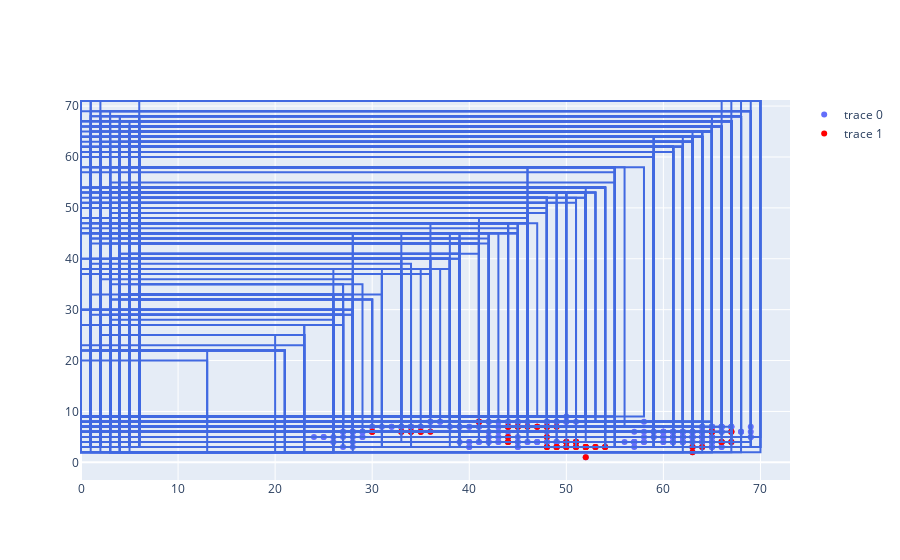

Write notebook code for a chart like this one.
### Code cell
import plotly.graph_objects as go
from plotly.subplots import make_subplots

draw_device = "HomeOffice"
c_point = [[],[]]
missed_point = [[], []]
for c in conflict_device[draw_device]:
    coor = ctx_info.get_coor_by_ctx(c["ctx"])
    c_point[0].append(coor[0])
    c_point[1].append(coor[1])
for c in missed_gt_conflicts[draw_device]:
    coor = ctx_info.get_coor_by_ctx(c["ctx"])
    missed_point[0].append(coor[0])
    missed_point[1].append(coor[1])
fig = go.Figure(data=go.Scatter(x=c_point[0], y=c_point[1], mode="markers"))
fig.add_trace(go.Scatter(x=missed_point[0], y=missed_point[1], mode="markers", marker=dict(color="red")))

for c in final_conflicts[draw_device]:
    fig.add_shape(type="rect",
        x0=c["box"][0], y0=c["box"][1], x1=c["box"][2], y1=c["box"][3],
        line=dict(color="RoyalBlue"),
    )
fig.show()

### Figure 1 — Plotly figure (JSON) as saved in the notebook; plotly's stock layout.template omitted (floating-point values rounded to 4 significant figures; data arrays with more than 128 entries replaced by an {"elided": "..."} marker saying what was removed)
{"data": [{"mode": "markers", "type": "scatter", "x": {"elided": "319 int values"}, "y": {"elided": "319 int values"}}, {"marker": {"color": "red"}, "mode": "markers", "type": "scatter", "x": [47, 47, 41, 41, 44, 44, 45, 45, 46, 49, 48, 48, 67, 67, 66, 66, 67, 65, 65, 65, 51, 30, 30, 33, 33, 34, 34, 35, 35, 36, 44, 44, 48, 48, 49, 49, 49, 50, 50, 51, 51, 52, 52, 52, 52, 53, 53, 54, 54, 50, 50, 51, 51, 44, 48, 63, 64, 63, 52], "y": [7, 7, 8, 8, 7, 7, 7, 7, 7, 7, 7, 7, 6, 6, 4, 4, 4, 6, 6, 6, 4, 6, 6, 6, 6, 6, 6, 6, 6, 6, 4, 4, 3, 3, 3, 3, 3, 3, 3, 3, 3, 3, 3, 3, 3, 3, 3, 3, 3, 4, 4, 4, 4, 5, 5, 3, 3, 2, 1]}], "layout": {"shapes": [{"line": {"color": "RoyalBlue"}, "type": "rect", "x0": 63, "x1": 6, "y0": 4, "y1": 63}, {"line": {"color": "RoyalBlue"}, "type": "rect", "x0": 63, "x1": 0, "y0": 4, "y1": 63}, {"line": {"color": "RoyalBlue"}, "type": "rect", "x0": 63, "x1": 0, "y0": 7, "y1": 64}, {"line": {"color": "RoyalBlue"}, "type": "rect", "x0": 63, "x1": 0, "y0": 3, "y1": 64}, {"line": {"color": "RoyalBlue"}, "type": "rect", "x0": 63, "x1": 1, "y0": 6, "y1": 64}, {"line": {"color": "RoyalBlue"}, "type": "rect", "x0": 63, "x1": 2, "y0": 7, "y1": 64}, {"line": {"color": "RoyalBlue"}, "type": "rect", "x0": 63, "x1": 2, "y0": 5, "y1": 63}, {"line": {"color": "RoyalBlue"}, "type": "rect", "x0": 63, "x1": 3, "y0": 5, "y1": 63}, {"line": {"color": "RoyalBlue"}, "type": "rect", "x0": 63, "x1": 4, "y0": 7, "y1": 63}, {"line": {"color": "RoyalBlue"}, "type": "rect", "x0": 63, "x1": 4, "y0": 6, "y1": 64}, {"line": {"color": "RoyalBlue"}, "type": "rect", "x0": 63, "x1": 4, "y0": 3, "y1": 63}, {"line": {"color": "RoyalBlue"}, "type": "rect", "x0": 63, "x1": 5, "y0": 3, "y1": 64}, {"line": {"color": "RoyalBlue"}, "type": "rect", "x0": 63, "x1": 5, "y0": 3, "y1": 63}, {"line": {"color": "RoyalBlue"}, "type": "rect", "x0": 63, "x1": 5, "y0": 6, "y1": 64}, {"line": {"color": "RoyalBlue"}, "type": "rect", "x0": 63, "x1": 5, "y0": 7, "y1": 63}, {"line": {"color": "RoyalBlue"}, "type": "rect", "x0": 63, "x1": 5, "y0": 7, "y1": 64}, {"line": {"color": "RoyalBlue"}, "type": "rect", "x0": 63, "x1": 6, "y0": 5, "y1": 64}, {"line": {"color": "RoyalBlue"}, "type": "rect", "x0": 63, "x1": 6, "y0": 3, "y1": 65}, {"line": {"color": "RoyalBlue"}, "type": "rect", "x0": 63, "x1": 6, "y0": 7, "y1": 64}, {"line": {"color": "RoyalBlue"}, "type": "rect", "x0": 64, "x1": 5, "y0": 4, "y1": 64}, {"line": {"color": "RoyalBlue"}, "type": "rect", "x0": 64, "x1": 6, "y0": 4, "y1": 64}, {"line": {"color": "RoyalBlue"}, "type": "rect", "x0": 64, "x1": 2, "y0": 5, "y1": 64}, {"line": {"color": "RoyalBlue"}, "type": "rect", "x0": 64, "x1": 6, "y0": 4, "y1": 65}, {"line": {"color": "RoyalBlue"}, "type": "rect", "x0": 64, "x1": 1, "y0": 7, "y1": 65}, {"line": {"color": "RoyalBlue"}, "type": "rect", "x0": 64, "x1": 0, "y0": 6, "y1": 64}, {"line": {"color": "RoyalBlue"}, "type": "rect", "x0": 64, "x1": 5, "y0": 7, "y1": 64}, {"line": {"color": "RoyalBlue"}, "type": "rect", "x0": 64, "x1": 5, "y0": 8, "y1": 65}, {"line": {"color": "RoyalBlue"}, "type": "rect", "x0": 64, "x1": 6, "y0": 8, "y1": 65}, {"line": {"color": "RoyalBlue"}, "type": "rect", "x0": 64, "x1": 4, "y0": 4, "y1": 64}, {"line": {"color": "RoyalBlue"}, "type": "rect", "x0": 64, "x1": 4, "y0": 7, "y1": 64}, {"line": {"color": "RoyalBlue"}, "type": "rect", "x0": 64, "x1": 4, "y0": 2, "y1": 64}, {"line": {"color": "RoyalBlue"}, "type": "rect", "x0": 64, "x1": 3, "y0": 8, "y1": 64}, {"line": {"color": "RoyalBlue"}, "type": "rect", "x0": 65, "x1": 1, "y0": 8, "y1": 66}, {"line": {"color": "RoyalBlue"}, "type": "rect", "x0": 65, "x1": 2, "y0": 5, "y1": 66}, {"line": {"color": "RoyalBlue"}, "type": "rect", "x0": 65, "x1": 1, "y0": 4, "y1": 65}, {"line": {"color": "RoyalBlue"}, "type": "rect", "x0": 65, "x1": 5, "y0": 6, "y1": 65}, {"line": {"color": "RoyalBlue"}, "type": "rect", "x0": 65, "x1": 0, "y0": 6, "y1": 66}, {"line": {"color": "RoyalBlue"}, "type": "rect", "x0": 65, "x1": 1, "y0": 6, "y1": 65}, {"line": {"color": "RoyalBlue"}, "type": "rect", "x0": 65, "x1": 4, "y0": 7, "y1": 66}, {"line": {"color": "RoyalBlue"}, "type": "rect", "x0": 65, "x1": 0, "y0": 8, "y1": 66}, {"line": {"color": "RoyalBlue"}, "type": "rect", "x0": 65, "x1": 4, "y0": 6, "y1": 65}, {"line": {"color": "RoyalBlue"}, "type": "rect", "x0": 65, "x1": 4, "y0": 4, "y1": 66}, {"line": {"color": "RoyalBlue"}, "type": "rect", "x0": 65, "x1": 5, "y0": 8, "y1": 66}, {"line": {"color": "RoyalBlue"}, "type": "rect", "x0": 65, "x1": 6, "y0": 5, "y1": 66}, {"line": {"color": "RoyalBlue"}, "type": "rect", "x0": 65, "x1": 2, "y0": 8, "y1": 66}, {"line": {"color": "RoyalBlue"}, "type": "rect", "x0": 65, "x1": 3, "y0": 2, "y1": 66}, {"line": {"color": "RoyalBlue"}, "type": "rect", "x0": 65, "x1": 0, "y0": 8, "y1": 65}, {"line": {"color": "RoyalBlue"}, "type": "rect", "x0": 65, "x1": 5, "y0": 4, "y1": 65}, {"line": {"color": "RoyalBlue"}, "type": "rect", "x0": 65, "x1": 2, "y0": 3, "y1": 66}, {"line": {"color": "RoyalBlue"}, "type": "rect", "x0": 66, "x1": 0, "y0": 7, "y1": 66}, {"line": {"color": "RoyalBlue"}, "type": "rect", "x0": 66, "x1": 5, "y0": 6, "y1": 66}, {"line": {"color": "RoyalBlue"}, "type": "rect", "x0": 66, "x1": 1, "y0": 4, "y1": 66}, {"line": {"color": "RoyalBlue"}, "type": "rect", "x0": 66, "x1": 1, "y0": 5, "y1": 66}, {"line": {"color": "RoyalBlue"}, "type": "rect", "x0": 66, "x1": 6, "y0": 4, "y1": 66}, {"line": {"color": "RoyalBlue"}, "type": "rect", "x0": 65, "x1": 6, "y0": 4, "y1": 66}, {"line": {"color": "RoyalBlue"}, "type": "rect", "x0": 67, "x1": 6, "y0": 4, "y1": 67}, {"line": {"color": "RoyalBlue"}, "type": "rect", "x0": 67, "x1": 0, "y0": 4, "y1": 67}, {"line": {"color": "RoyalBlue"}, "type": "rect", "x0": 65, "x1": 6, "y0": 7, "y1": 67}, {"line": {"color": "RoyalBlue"}, "type": "rect", "x0": 67, "x1": 1, "y0": 4, "y1": 67}, {"line": {"color": "RoyalBlue"}, "type": "rect", "x0": 67, "x1": 2, "y0": 3, "y1": 67}, {"line": {"color": "RoyalBlue"}, "type": "rect", "x0": 67, "x1": 0, "y0": 5, "y1": 67}, {"line": {"color": "RoyalBlue"}, "type": "rect", "x0": 67, "x1": 2, "y0": 5, "y1": 67}, {"line": {"color": "RoyalBlue"}, "type": "rect", "x0": 67, "x1": 3, "y0": 2, "y1": 67}, {"line": {"color": "RoyalBlue"}, "type": "rect", "x0": 67, "x1": 4, "y0": 4, "y1": 67}, {"line": {"color": "RoyalBlue"}, "type": "rect", "x0": 67, "x1": 4, "y0": 5, "y1": 67}, {"line": {"color": "RoyalBlue"}, "type": "rect", "x0": 65, "x1": 4, "y0": 2, "y1": 67}, {"line": {"color": "RoyalBlue"}, "type": "rect", "x0": 65, "x1": 0, "y0": 5, "y1": 67}, {"line": {"color": "RoyalBlue"}, "type": "rect", "x0": 68, "x1": 2, "y0": 5, "y1": 68}, {"line": {"color": "RoyalBlue"}, "type": "rect", "x0": 68, "x1": 2, "y0": 3, "y1": 68}, {"line": {"color": "RoyalBlue"}, "type": "rect", "x0": 68, "x1": 1, "y0": 4, "y1": 68}, {"line": {"color": "RoyalBlue"}, "type": "rect", "x0": 68, "x1": 1, "y0": 5, "y1": 68}, {"line": {"color": "RoyalBlue"}, "type": "rect", "x0": 68, "x1": 6, "y0": 4, "y1": 68}, {"line": {"color": "RoyalBlue"}, "type": "rect", "x0": 68, "x1": 6, "y0": 5, "y1": 68}, {"line": {"color": "RoyalBlue"}, "type": "rect", "x0": 65, "x1": 6, "y0": 3, "y1": 68}, {"line": {"color": "RoyalBlue"}, "type": "rect", "x0": 68, "x1": 3, "y0": 5, "y1": 68}, {"line": {"color": "RoyalBlue"}, "type": "rect", "x0": 68, "x1": 4, "y0": 2, "y1": 68}, {"line": {"color": "RoyalBlue"}, "type": "rect", "x0": 68, "x1": 4, "y0": 5, "y1": 68}, {"line": {"color": "RoyalBlue"}, "type": "rect", "x0": 69, "x1": 1, "y0": 3, "y1": 69}, {"line": {"color": "RoyalBlue"}, "type": "rect", "x0": 69, "x1": 2, "y0": 3, "y1": 69}, {"line": {"color": "RoyalBlue"}, "type": "rect", "x0": 69, "x1": 0, "y0": 5, "y1": 69}, {"line": {"color": "RoyalBlue"}, "type": "rect", "x0": 69, "x1": 3, "y0": 3, "y1": 69}, {"line": {"color": "RoyalBlue"}, "type": "rect", "x0": 70, "x1": 0, "y0": 2, "y1": 71}, {"line": {"color": "RoyalBlue"}, "type": "rect", "x0": 69, "x1": 6, "y0": 4, "y1": 71}, {"line": {"color": "RoyalBlue"}, "type": "rect", "x0": 67, "x1": 0, "y0": 6, "y1": 67}, {"line": {"color": "RoyalBlue"}, "type": "rect", "x0": 70, "x1": 1, "y0": 3, "y1": 71}, {"line": {"color": "RoyalBlue"}, "type": "rect", "x0": 70, "x1": 0, "y0": 5, "y1": 71}, {"line": {"color": "RoyalBlue"}, "type": "rect", "x0": 70, "x1": 2, "y0": 3, "y1": 71}, {"line": {"color": "RoyalBlue"}, "type": "rect", "x0": 66, "x1": 1, "y0": 6, "y1": 71}, {"line": {"color": "RoyalBlue"}, "type": "rect", "x0": 67, "x1": 5, "y0": 6, "y1": 67}, {"line": {"color": "RoyalBlue"}, "type": "rect", "x0": 68, "x1": 0, "y0": 5, "y1": 71}, {"line": {"color": "RoyalBlue"}, "type": "rect", "x0": 67, "x1": 0, "y0": 7, "y1": 71}, {"line": {"color": "RoyalBlue"}, "type": "rect", "x0": 26, "x1": 5, "y0": 4, "y1": 33}, {"line": {"color": "RoyalBlue"}, "type": "rect", "x0": 26, "x1": 5, "y0": 6, "y1": 33}, {"line": {"color": "RoyalBlue"}, "type": "rect", "x0": 26, "x1": 6, "y0": 3, "y1": 33}, {"line": {"color": "RoyalBlue"}, "type": "rect", "x0": 26, "x1": 2, "y0": 3, "y1": 38}, {"line": {"color": "RoyalBlue"}, "type": "rect", "x0": 26, "x1": 0, "y0": 2, "y1": 30}, {"line": {"color": "RoyalBlue"}, "type": "rect", "x0": 26, "x1": 4, "y0": 4, "y1": 33}, {"line": {"color": "RoyalBlue"}, "type": "rect", "x0": 27, "x1": 5, "y0": 7, "y1": 35}, {"line": {"color": "RoyalBlue"}, "type": "rect", "x0": 27, "x1": 6, "y0": 7, "y1": 35}, {"line": {"color": "RoyalBlue"}, "type": "rect", "x0": 27, "x1": 0, "y0": 7, "y1": 30}, {"line": {"color": "RoyalBlue"}, "type": "rect", "x0": 27, "x1": 5, "y0": 3, "y1": 33}, {"line": {"color": "RoyalBlue"}, "type": "rect", "x0": 27, "x1": 4, "y0": 3, "y1": 33}, {"line": {"color": "RoyalBlue"}, "type": "rect", "x0": 28, "x1": 4, "y0": 4, "y1": 30}, {"line": {"color": "RoyalBlue"}, "type": "rect", "x0": 28, "x1": 0, "y0": 7, "y1": 37}, {"line": {"color": "RoyalBlue"}, "type": "rect", "x0": 28, "x1": 4, "y0": 3, "y1": 30}, {"line": {"color": "RoyalBlue"}, "type": "rect", "x0": 28, "x1": 3, "y0": 2, "y1": 32}, {"line": {"color": "RoyalBlue"}, "type": "rect", "x0": 28, "x1": 2, "y0": 8, "y1": 36}, {"line": {"color": "RoyalBlue"}, "type": "rect", "x0": 28, "x1": 1, "y0": 3, "y1": 33}, {"line": {"color": "RoyalBlue"}, "type": "rect", "x0": 28, "x1": 2, "y0": 3, "y1": 45}, {"line": {"color": "RoyalBlue"}, "type": "rect", "x0": 28, "x1": 6, "y0": 7, "y1": 32}, {"line": {"color": "RoyalBlue"}, "type": "rect", "x0": 28, "x1": 0, "y0": 3, "y1": 45}, {"line": {"color": "RoyalBlue"}, "type": "rect", "x0": 29, "x1": 3, "y0": 6, "y1": 35}, {"line": {"color": "RoyalBlue"}, "type": "rect", "x0": 30, "x1": 3, "y0": 8, "y1": 32}, {"line": {"color": "RoyalBlue"}, "type": "rect", "x0": 30, "x1": 5, "y0": 8, "y1": 32}, {"line": {"color": "RoyalBlue"}, "type": "rect", "x0": 30, "x1": 4, "y0": 7, "y1": 32}, {"line": {"color": "RoyalBlue"}, "type": "rect", "x0": 31, "x1": 4, "y0": 3, "y1": 37}, {"line": {"color": "RoyalBlue"}, "type": "rect", "x0": 31, "x1": 1, "y0": 7, "y1": 37}, {"line": {"color": "RoyalBlue"}, "type": "rect", "x0": 31, "x1": 5, "y0": 3, "y1": 37}, {"line": {"color": "RoyalBlue"}, "type": "rect", "x0": 31, "x1": 0, "y0": 7, "y1": 38}, {"line": {"color": "RoyalBlue"}, "type": "rect", "x0": 31, "x1": 4, "y0": 3, "y1": 33}, {"line": {"color": "RoyalBlue"}, "type": "rect", "x0": 33, "x1": 6, "y0": 7, "y1": 37}, {"line": {"color": "RoyalBlue"}, "type": "rect", "x0": 33, "x1": 1, "y0": 4, "y1": 38}, {"line": {"color": "RoyalBlue"}, "type": "rect", "x0": 33, "x1": 5, "y0": 5, "y1": 45}, {"line": {"color": "RoyalBlue"}, "type": "rect", "x0": 33, "x1": 5, "y0": 8, "y1": 38}, {"line": {"color": "RoyalBlue"}, "type": "rect", "x0": 33, "x1": 3, "y0": 7, "y1": 37}, {"line": {"color": "RoyalBlue"}, "type": "rect", "x0": 33, "x1": 4, "y0": 8, "y1": 40}, {"line": {"color": "RoyalBlue"}, "type": "rect", "x0": 33, "x1": 3, "y0": 8, "y1": 40}, {"line": {"color": "RoyalBlue"}, "type": "rect", "x0": 34, "x1": 5, "y0": 3, "y1": 38}, {"line": {"color": "RoyalBlue"}, "type": "rect", "x0": 34, "x1": 4, "y0": 3, "y1": 38}, {"line": {"color": "RoyalBlue"}, "type": "rect", "x0": 34, "x1": 1, "y0": 3, "y1": 39}, {"line": {"color": "RoyalBlue"}, "type": "rect", "x0": 35, "x1": 1, "y0": 7, "y1": 38}, {"line": {"color": "RoyalBlue"}, "type": "rect", "x0": 36, "x1": 0, "y0": 9, "y1": 38}, {"line": {"color": "RoyalBlue"}, "type": "rect", "x0": 36, "x1": 3, "y0": 6, "y1": 47}, {"line": {"color": "RoyalBlue"}, "type": "rect", "x0": 36, "x1": 3, "y0": 9, "y1": 37}, {"line": {"color": "RoyalBlue"}, "type": "rect", "x0": 36, "x1": 5, "y0": 9, "y1": 40}, {"line": {"color": "RoyalBlue"}, "type": "rect", "x0": 36, "x1": 6, "y0": 9, "y1": 40}, {"line": {"color": "RoyalBlue"}, "type": "rect", "x0": 37, "x1": 2, "y0": 8, "y1": 38}, {"line": {"color": "RoyalBlue"}, "type": "rect", "x0": 38, "x1": 4, "y0": 7, "y1": 40}, {"line": {"color": "RoyalBlue"}, "type": "rect", "x0": 38, "x1": 3, "y0": 7, "y1": 40}, {"line": {"color": "RoyalBlue"}, "type": "rect", "x0": 38, "x1": 4, "y0": 3, "y1": 38}, {"line": {"color": "RoyalBlue"}, "type": "rect", "x0": 38, "x1": 0, "y0": 7, "y1": 40}, {"line": {"color": "RoyalBlue"}, "type": "rect", "x0": 38, "x1": 5, "y0": 7, "y1": 40}, {"line": {"color": "RoyalBlue"}, "type": "rect", "x0": 38, "x1": 5, "y0": 9, "y1": 45}, {"line": {"color": "RoyalBlue"}, "type": "rect", "x0": 38, "x1": 3, "y0": 7, "y1": 40}, {"line": {"color": "RoyalBlue"}, "type": "rect", "x0": 38, "x1": 3, "y0": 9, "y1": 40}, {"line": {"color": "RoyalBlue"}, "type": "rect", "x0": 38, "x1": 4, "y0": 9, "y1": 40}, {"line": {"color": "RoyalBlue"}, "type": "rect", "x0": 38, "x1": 1, "y0": 7, "y1": 40}, {"line": {"color": "RoyalBlue"}, "type": "rect", "x0": 39, "x1": 1, "y0": 4, "y1": 45}, {"line": {"color": "RoyalBlue"}, "type": "rect", "x0": 39, "x1": 1, "y0": 5, "y1": 44}, {"line": {"color": "RoyalBlue"}, "type": "rect", "x0": 39, "x1": 1, "y0": 7, "y1": 44}, {"line": {"color": "RoyalBlue"}, "type": "rect", "x0": 39, "x1": 0, "y0": 9, "y1": 45}, {"line": {"color": "RoyalBlue"}, "type": "rect", "x0": 39, "x1": 2, "y0": 8, "y1": 43}, {"line": {"color": "RoyalBlue"}, "type": "rect", "x0": 39, "x1": 5, "y0": 8, "y1": 41}, {"line": {"color": "RoyalBlue"}, "type": "rect", "x0": 39, "x1": 4, "y0": 3, "y1": 41}, {"line": {"color": "RoyalBlue"}, "type": "rect", "x0": 39, "x1": 5, "y0": 3, "y1": 41}, {"line": {"color": "RoyalBlue"}, "type": "rect", "x0": 39, "x1": 4, "y0": 3, "y1": 40}, {"line": {"color": "RoyalBlue"}, "type": "rect", "x0": 39, "x1": 0, "y0": 4, "y1": 40}, {"line": {"color": "RoyalBlue"}, "type": "rect", "x0": 41, "x1": 3, "y0": 8, "y1": 47}, {"line": {"color": "RoyalBlue"}, "type": "rect", "x0": 41, "x1": 0, "y0": 4, "y1": 48}, {"line": {"color": "RoyalBlue"}, "type": "rect", "x0": 41, "x1": 4, "y0": 8, "y1": 47}, {"line": {"color": "RoyalBlue"}, "type": "rect", "x0": 42, "x1": 5, "y0": 7, "y1": 45}, {"line": {"color": "RoyalBlue"}, "type": "rect", "x0": 41, "x1": 0, "y0": 8, "y1": 47}, {"line": {"color": "RoyalBlue"}, "type": "rect", "x0": 43, "x1": 6, "y0": 8, "y1": 45}, {"line": {"color": "RoyalBlue"}, "type": "rect", "x0": 42, "x1": 2, "y0": 9, "y1": 45}, {"line": {"color": "RoyalBlue"}, "type": "rect", "x0": 42, "x1": 5, "y0": 3, "y1": 45}, {"line": {"color": "RoyalBlue"}, "type": "rect", "x0": 41, "x1": 2, "y0": 8, "y1": 45}, {"line": {"color": "RoyalBlue"}, "type": "rect", "x0": 41, "x1": 1, "y0": 8, "y1": 45}, {"line": {"color": "RoyalBlue"}, "type": "rect", "x0": 41, "x1": 5, "y0": 8, "y1": 45}, {"line": {"color": "RoyalBlue"}, "type": "rect", "x0": 42, "x1": 4, "y0": 3, "y1": 44}, {"line": {"color": "RoyalBlue"}, "type": "rect", "x0": 41, "x1": 3, "y0": 9, "y1": 45}, {"line": {"color": "RoyalBlue"}, "type": "rect", "x0": 41, "x1": 0, "y0": 4, "y1": 45}, {"line": {"color": "RoyalBlue"}, "type": "rect", "x0": 41, "x1": 4, "y0": 9, "y1": 45}, {"line": {"color": "RoyalBlue"}, "type": "rect", "x0": 41, "x1": 4, "y0": 4, "y1": 44}, {"line": {"color": "RoyalBlue"}, "type": "rect", "x0": 41, "x1": 3, "y0": 7, "y1": 43}, {"line": {"color": "RoyalBlue"}, "type": "rect", "x0": 41, "x1": 1, "y0": 7, "y1": 43}, {"line": {"color": "RoyalBlue"}, "type": "rect", "x0": 42, "x1": 6, "y0": 8, "y1": 43}, {"line": {"color": "RoyalBlue"}, "type": "rect", "x0": 41, "x1": 5, "y0": 7, "y1": 43}, {"line": {"color": "RoyalBlue"}, "type": "rect", "x0": 41, "x1": 4, "y0": 4, "y1": 41}, {"line": {"color": "RoyalBlue"}, "type": "rect", "x0": 59, "x1": 2, "y0": 6, "y1": 60}, {"line": {"color": "RoyalBlue"}, "type": "rect", "x0": 59, "x1": 0, "y0": 3, "y1": 62}, {"line": {"color": "RoyalBlue"}, "type": "rect", "x0": 59, "x1": 3, "y0": 6, "y1": 60}, {"line": {"color": "RoyalBlue"}, "type": "rect", "x0": 59, "x1": 3, "y0": 5, "y1": 64}, {"line": {"color": "RoyalBlue"}, "type": "rect", "x0": 59, "x1": 0, "y0": 7, "y1": 61}, {"line": {"color": "RoyalBlue"}, "type": "rect", "x0": 59, "x1": 5, "y0": 7, "y1": 61}, {"line": {"color": "RoyalBlue"}, "type": "rect", "x0": 59, "x1": 0, "y0": 7, "y1": 60}, {"line": {"color": "RoyalBlue"}, "type": "rect", "x0": 59, "x1": 5, "y0": 5, "y1": 60}, {"line": {"color": "RoyalBlue"}, "type": "rect", "x0": 59, "x1": 4, "y0": 3, "y1": 60}, {"line": {"color": "RoyalBlue"}, "type": "rect", "x0": 59, "x1": 2, "y0": 7, "y1": 61}, {"line": {"color": "RoyalBlue"}, "type": "rect", "x0": 59, "x1": 0, "y0": 6, "y1": 60}, {"line": {"color": "RoyalBlue"}, "type": "rect", "x0": 59, "x1": 0, "y0": 3, "y1": 60}, {"line": {"color": "RoyalBlue"}, "type": "rect", "x0": 59, "x1": 5, "y0": 3, "y1": 61}, {"line": {"color": "RoyalBlue"}, "type": "rect", "x0": 59, "x1": 5, "y0": 3, "y1": 60}, {"line": {"color": "RoyalBlue"}, "type": "rect", "x0": 59, "x1": 4, "y0": 5, "y1": 60}, {"line": {"color": "RoyalBlue"}, "type": "rect", "x0": 59, "x1": 2, "y0": 5, "y1": 64}, {"line": {"color": "RoyalBlue"}, "type": "rect", "x0": 59, "x1": 1, "y0": 3, "y1": 64}, {"line": {"color": "RoyalBlue"}, "type": "rect", "x0": 61, "x1": 6, "y0": 6, "y1": 62}, {"line": {"color": "RoyalBlue"}, "type": "rect", "x0": 61, "x1": 5, "y0": 7, "y1": 62}, {"line": {"color": "RoyalBlue"}, "type": "rect", "x0": 61, "x1": 4, "y0": 8, "y1": 61}, {"line": {"color": "RoyalBlue"}, "type": "rect", "x0": 61, "x1": 4, "y0": 3, "y1": 61}, {"line": {"color": "RoyalBlue"}, "type": "rect", "x0": 61, "x1": 0, "y0": 7, "y1": 61}, {"line": {"color": "RoyalBlue"}, "type": "rect", "x0": 61, "x1": 4, "y0": 8, "y1": 62}, {"line": {"color": "RoyalBlue"}, "type": "rect", "x0": 61, "x1": 0, "y0": 7, "y1": 62}, {"line": {"color": "RoyalBlue"}, "type": "rect", "x0": 61, "x1": 4, "y0": 5, "y1": 62}, {"line": {"color": "RoyalBlue"}, "type": "rect", "x0": 61, "x1": 6, "y0": 7, "y1": 62}, {"line": {"color": "RoyalBlue"}, "type": "rect", "x0": 61, "x1": 6, "y0": 3, "y1": 62}, {"line": {"color": "RoyalBlue"}, "type": "rect", "x0": 61, "x1": 6, "y0": 5, "y1": 61}, {"line": {"color": "RoyalBlue"}, "type": "rect", "x0": 61, "x1": 0, "y0": 3, "y1": 62}, {"line": {"color": "RoyalBlue"}, "type": "rect", "x0": 61, "x1": 5, "y0": 8, "y1": 62}, {"line": {"color": "RoyalBlue"}, "type": "rect", "x0": 61, "x1": 4, "y0": 7, "y1": 61}, {"line": {"color": "RoyalBlue"}, "type": "rect", "x0": 61, "x1": 5, "y0": 6, "y1": 62}, {"line": {"color": "RoyalBlue"}, "type": "rect", "x0": 61, "x1": 2, "y0": 7, "y1": 62}, {"line": {"color": "RoyalBlue"}, "type": "rect", "x0": 61, "x1": 5, "y0": 5, "y1": 61}, {"line": {"color": "RoyalBlue"}, "type": "rect", "x0": 61, "x1": 0, "y0": 6, "y1": 62}, {"line": {"color": "RoyalBlue"}, "type": "rect", "x0": 61, "x1": 5, "y0": 3, "y1": 62}, {"line": {"color": "RoyalBlue"}, "type": "rect", "x0": 61, "x1": 3, "y0": 6, "y1": 62}, {"line": {"color": "RoyalBlue"}, "type": "rect", "x0": 62, "x1": 2, "y0": 8, "y1": 63}, {"line": {"color": "RoyalBlue"}, "type": "rect", "x0": 62, "x1": 5, "y0": 7, "y1": 62}, {"line": {"color": "RoyalBlue"}, "type": "rect", "x0": 62, "x1": 0, "y0": 8, "y1": 64}, {"line": {"color": "RoyalBlue"}, "type": "rect", "x0": 62, "x1": 5, "y0": 8, "y1": 63}, {"line": {"color": "RoyalBlue"}, "type": "rect", "x0": 62, "x1": 4, "y0": 8, "y1": 62}, {"line": {"color": "RoyalBlue"}, "type": "rect", "x0": 62, "x1": 4, "y0": 2, "y1": 62}, {"line": {"color": "RoyalBlue"}, "type": "rect", "x0": 62, "x1": 4, "y0": 7, "y1": 62}, {"line": {"color": "RoyalBlue"}, "type": "rect", "x0": 62, "x1": 4, "y0": 3, "y1": 62}, {"line": {"color": "RoyalBlue"}, "type": "rect", "x0": 62, "x1": 2, "y0": 7, "y1": 62}, {"line": {"color": "RoyalBlue"}, "type": "rect", "x0": 0, "x1": 0, "y0": 2, "y1": 12}, {"line": {"color": "RoyalBlue"}, "type": "rect", "x0": 0, "x1": 0, "y0": 2, "y1": 19}, {"line": {"color": "RoyalBlue"}, "type": "rect", "x0": 13, "x1": 0, "y0": 2, "y1": 20}, {"line": {"color": "RoyalBlue"}, "type": "rect", "x0": 13, "x1": 0, "y0": 7, "y1": 22}, {"line": {"color": "RoyalBlue"}, "type": "rect", "x0": 21, "x1": 0, "y0": 2, "y1": 22}, {"line": {"color": "RoyalBlue"}, "type": "rect", "x0": 21, "x1": 2, "y0": 2, "y1": 22}, {"line": {"color": "RoyalBlue"}, "type": "rect", "x0": 21, "x1": 1, "y0": 2, "y1": 22}, {"line": {"color": "RoyalBlue"}, "type": "rect", "x0": 21, "x1": 0, "y0": 4, "y1": 22}, {"line": {"color": "RoyalBlue"}, "type": "rect", "x0": 21, "x1": 1, "y0": 6, "y1": 22}, {"line": {"color": "RoyalBlue"}, "type": "rect", "x0": 23, "x1": 0, "y0": 7, "y1": 23}, {"line": {"color": "RoyalBlue"}, "type": "rect", "x0": 23, "x1": 6, "y0": 7, "y1": 25}, {"line": {"color": "RoyalBlue"}, "type": "rect", "x0": 23, "x1": 2, "y0": 3, "y1": 25}, {"line": {"color": "RoyalBlue"}, "type": "rect", "x0": 23, "x1": 4, "y0": 2, "y1": 25}, {"line": {"color": "RoyalBlue"}, "type": "rect", "x0": 23, "x1": 3, "y0": 7, "y1": 25}, {"line": {"color": "RoyalBlue"}, "type": "rect", "x0": 20, "x1": 5, "y0": 2, "y1": 25}, {"line": {"color": "RoyalBlue"}, "type": "rect", "x0": 26, "x1": 3, "y0": 2, "y1": 27}, {"line": {"color": "RoyalBlue"}, "type": "rect", "x0": 26, "x1": 0, "y0": 2, "y1": 27}, {"line": {"color": "RoyalBlue"}, "type": "rect", "x0": 23, "x1": 0, "y0": 2, "y1": 27}, {"line": {"color": "RoyalBlue"}, "type": "rect", "x0": 27, "x1": 0, "y0": 8, "y1": 27}, {"line": {"color": "RoyalBlue"}, "type": "rect", "x0": 26, "x1": 5, "y0": 7, "y1": 27}, {"line": {"color": "RoyalBlue"}, "type": "rect", "x0": 26, "x1": 5, "y0": 3, "y1": 27}, {"line": {"color": "RoyalBlue"}, "type": "rect", "x0": 26, "x1": 6, "y0": 3, "y1": 27}, {"line": {"color": "RoyalBlue"}, "type": "rect", "x0": 26, "x1": 1, "y0": 3, "y1": 27}, {"line": {"color": "RoyalBlue"}, "type": "rect", "x0": 26, "x1": 1, "y0": 7, "y1": 27}, {"line": {"color": "RoyalBlue"}, "type": "rect", "x0": 23, "x1": 3, "y0": 2, "y1": 27}, {"line": {"color": "RoyalBlue"}, "type": "rect", "x0": 26, "x1": 3, "y0": 2, "y1": 28}, {"line": {"color": "RoyalBlue"}, "type": "rect", "x0": 27, "x1": 5, "y0": 8, "y1": 29}, {"line": {"color": "RoyalBlue"}, "type": "rect", "x0": 28, "x1": 3, "y0": 8, "y1": 29}, {"line": {"color": "RoyalBlue"}, "type": "rect", "x0": 27, "x1": 3, "y0": 8, "y1": 29}, {"line": {"color": "RoyalBlue"}, "type": "rect", "x0": 27, "x1": 3, "y0": 7, "y1": 29}, {"line": {"color": "RoyalBlue"}, "type": "rect", "x0": 27, "x1": 4, "y0": 7, "y1": 29}, {"line": {"color": "RoyalBlue"}, "type": "rect", "x0": 26, "x1": 4, "y0": 6, "y1": 29}, {"line": {"color": "RoyalBlue"}, "type": "rect", "x0": 28, "x1": 2, "y0": 7, "y1": 29}, {"line": {"color": "RoyalBlue"}, "type": "rect", "x0": 27, "x1": 1, "y0": 6, "y1": 29}, {"line": {"color": "RoyalBlue"}, "type": "rect", "x0": 27, "x1": 1, "y0": 8, "y1": 30}, {"line": {"color": "RoyalBlue"}, "type": "rect", "x0": 28, "x1": 5, "y0": 3, "y1": 30}, {"line": {"color": "RoyalBlue"}, "type": "rect", "x0": 28, "x1": 0, "y0": 8, "y1": 30}, {"line": {"color": "RoyalBlue"}, "type": "rect", "x0": 27, "x1": 0, "y0": 8, "y1": 30}, {"line": {"color": "RoyalBlue"}, "type": "rect", "x0": 26, "x1": 1, "y0": 3, "y1": 30}, {"line": {"color": "RoyalBlue"}, "type": "rect", "x0": 48, "x1": 3, "y0": 6, "y1": 50}, {"line": {"color": "RoyalBlue"}, "type": "rect", "x0": 48, "x1": 4, "y0": 7, "y1": 52}, {"line": {"color": "RoyalBlue"}, "type": "rect", "x0": 48, "x1": 3, "y0": 8, "y1": 52}, {"line": {"color": "RoyalBlue"}, "type": "rect", "x0": 48, "x1": 1, "y0": 7, "y1": 52}, {"line": {"color": "RoyalBlue"}, "type": "rect", "x0": 48, "x1": 4, "y0": 8, "y1": 52}, {"line": {"color": "RoyalBlue"}, "type": "rect", "x0": 46, "x1": 5, "y0": 7, "y1": 51}, {"line": {"color": "RoyalBlue"}, "type": "rect", "x0": 46, "x1": 2, "y0": 6, "y1": 58}, {"line": {"color": "RoyalBlue"}, "type": "rect", "x0": 46, "x1": 3, "y0": 8, "y1": 49}, {"line": {"color": "RoyalBlue"}, "type": "rect", "x0": 50, "x1": 3, "y0": 8, "y1": 53}, {"line": {"color": "RoyalBlue"}, "type": "rect", "x0": 48, "x1": 5, "y0": 7, "y1": 52}, {"line": {"color": "RoyalBlue"}, "type": "rect", "x0": 50, "x1": 4, "y0": 8, "y1": 53}, {"line": {"color": "RoyalBlue"}, "type": "rect", "x0": 46, "x1": 4, "y0": 8, "y1": 49}, {"line": {"color": "RoyalBlue"}, "type": "rect", "x0": 48, "x1": 4, "y0": 3, "y1": 49}, {"line": {"color": "RoyalBlue"}, "type": "rect", "x0": 49, "x1": 0, "y0": 6, "y1": 53}, {"line": {"color": "RoyalBlue"}, "type": "rect", "x0": 48, "x1": 1, "y0": 9, "y1": 51}, {"line": {"color": "RoyalBlue"}, "type": "rect", "x0": 46, "x1": 1, "y0": 4, "y1": 50}, {"line": {"color": "RoyalBlue"}, "type": "rect", "x0": 48, "x1": 4, "y0": 9, "y1": 52}, {"line": {"color": "RoyalBlue"}, "type": "rect", "x0": 49, "x1": 0, "y0": 4, "y1": 51}, {"line": {"color": "RoyalBlue"}, "type": "rect", "x0": 52, "x1": 2, "y0": 7, "y1": 53}, {"line": {"color": "RoyalBlue"}, "type": "rect", "x0": 46, "x1": 2, "y0": 8, "y1": 48}, {"line": {"color": "RoyalBlue"}, "type": "rect", "x0": 49, "x1": 0, "y0": 4, "y1": 53}, {"line": {"color": "RoyalBlue"}, "type": "rect", "x0": 51, "x1": 1, "y0": 3, "y1": 51}, {"line": {"color": "RoyalBlue"}, "type": "rect", "x0": 50, "x1": 4, "y0": 3, "y1": 53}, {"line": {"color": "RoyalBlue"}, "type": "rect", "x0": 46, "x1": 5, "y0": 5, "y1": 58}, {"line": {"color": "RoyalBlue"}, "type": "rect", "x0": 46, "x1": 1, "y0": 6, "y1": 47}, {"line": {"color": "RoyalBlue"}, "type": "rect", "x0": 48, "x1": 0, "y0": 8, "y1": 50}, {"line": {"color": "RoyalBlue"}, "type": "rect", "x0": 48, "x1": 5, "y0": 9, "y1": 52}, {"line": {"color": "RoyalBlue"}, "type": "rect", "x0": 52, "x1": 2, "y0": 8, "y1": 53}, {"line": {"color": "RoyalBlue"}, "type": "rect", "x0": 52, "x1": 5, "y0": 7, "y1": 53}, {"line": {"color": "RoyalBlue"}, "type": "rect", "x0": 46, "x1": 1, "y0": 8, "y1": 48}, {"line": {"color": "RoyalBlue"}, "type": "rect", "x0": 50, "x1": 5, "y0": 8, "y1": 53}, {"line": {"color": "RoyalBlue"}, "type": "rect", "x0": 46, "x1": 0, "y0": 6, "y1": 48}, {"line": {"color": "RoyalBlue"}, "type": "rect", "x0": 46, "x1": 6, "y0": 8, "y1": 49}, {"line": {"color": "RoyalBlue"}, "type": "rect", "x0": 46, "x1": 5, "y0": 8, "y1": 47}, {"line": {"color": "RoyalBlue"}, "type": "rect", "x0": 52, "x1": 0, "y0": 9, "y1": 52}, {"line": {"color": "RoyalBlue"}, "type": "rect", "x0": 52, "x1": 4, "y0": 9, "y1": 52}, {"line": {"color": "RoyalBlue"}, "type": "rect", "x0": 52, "x1": 3, "y0": 9, "y1": 53}, {"line": {"color": "RoyalBlue"}, "type": "rect", "x0": 48, "x1": 6, "y0": 9, "y1": 50}, {"line": {"color": "RoyalBlue"}, "type": "rect", "x0": 46, "x1": 3, "y0": 9, "y1": 47}, {"line": {"color": "RoyalBlue"}, "type": "rect", "x0": 53, "x1": 3, "y0": 8, "y1": 53}, {"line": {"color": "RoyalBlue"}, "type": "rect", "x0": 56, "x1": 3, "y0": 7, "y1": 58}, {"line": {"color": "RoyalBlue"}, "type": "rect", "x0": 52, "x1": 4, "y0": 9, "y1": 53}, {"line": {"color": "RoyalBlue"}, "type": "rect", "x0": 52, "x1": 2, "y0": 9, "y1": 53}, {"line": {"color": "RoyalBlue"}, "type": "rect", "x0": 53, "x1": 2, "y0": 8, "y1": 53}, {"line": {"color": "RoyalBlue"}, "type": "rect", "x0": 52, "x1": 1, "y0": 4, "y1": 54}, {"line": {"color": "RoyalBlue"}, "type": "rect", "x0": 45, "x1": 1, "y0": 8, "y1": 47}, {"line": {"color": "RoyalBlue"}, "type": "rect", "x0": 45, "x1": 4, "y0": 3, "y1": 47}, {"line": {"color": "RoyalBlue"}, "type": "rect", "x0": 44, "x1": 2, "y0": 8, "y1": 47}, {"line": {"color": "RoyalBlue"}, "type": "rect", "x0": 44, "x1": 5, "y0": 7, "y1": 47}, {"line": {"color": "RoyalBlue"}, "type": "rect", "x0": 45, "x1": 3, "y0": 9, "y1": 47}, {"line": {"color": "RoyalBlue"}, "type": "rect", "x0": 51, "x1": 6, "y0": 9, "y1": 52}, {"line": {"color": "RoyalBlue"}, "type": "rect", "x0": 46, "x1": 1, "y0": 9, "y1": 47}, {"line": {"color": "RoyalBlue"}, "type": "rect", "x0": 52, "x1": 1, "y0": 9, "y1": 53}, {"line": {"color": "RoyalBlue"}, "type": "rect", "x0": 52, "x1": 5, "y0": 9, "y1": 53}, {"line": {"color": "RoyalBlue"}, "type": "rect", "x0": 46, "x1": 4, "y0": 9, "y1": 47}, {"line": {"color": "RoyalBlue"}, "type": "rect", "x0": 45, "x1": 4, "y0": 9, "y1": 47}, {"line": {"color": "RoyalBlue"}, "type": "rect", "x0": 54, "x1": 3, "y0": 3, "y1": 54}, {"line": {"color": "RoyalBlue"}, "type": "rect", "x0": 54, "x1": 2, "y0": 3, "y1": 54}, {"line": {"color": "RoyalBlue"}, "type": "rect", "x0": 53, "x1": 4, "y0": 9, "y1": 53}, {"line": {"color": "RoyalBlue"}, "type": "rect", "x0": 47, "x1": 0, "y0": 9, "y1": 47}, {"line": {"color": "RoyalBlue"}, "type": "rect", "x0": 54, "x1": 0, "y0": 7, "y1": 54}, {"line": {"color": "RoyalBlue"}, "type": "rect", "x0": 45, "x1": 1, "y0": 6, "y1": 45}, {"line": {"color": "RoyalBlue"}, "type": "rect", "x0": 54, "x1": 0, "y0": 6, "y1": 54}, {"line": {"color": "RoyalBlue"}, "type": "rect", "x0": 44, "x1": 2, "y0": 9, "y1": 47}, {"line": {"color": "RoyalBlue"}, "type": "rect", "x0": 54, "x1": 5, "y0": 3, "y1": 54}, {"line": {"color": "RoyalBlue"}, "type": "rect", "x0": 52, "x1": 6, "y0": 9, "y1": 53}, {"line": {"color": "RoyalBlue"}, "type": "rect", "x0": 52, "x1": 0, "y0": 9, "y1": 53}, {"line": {"color": "RoyalBlue"}, "type": "rect", "x0": 44, "x1": 6, "y0": 8, "y1": 47}, {"line": {"color": "RoyalBlue"}, "type": "rect", "x0": 45, "x1": 3, "y0": 9, "y1": 45}, {"line": {"color": "RoyalBlue"}, "type": "rect", "x0": 54, "x1": 4, "y0": 3, "y1": 54}, {"line": {"color": "RoyalBlue"}, "type": "rect", "x0": 45, "x1": 1, "y0": 8, "y1": 45}, {"line": {"color": "RoyalBlue"}, "type": "rect", "x0": 54, "x1": 0, "y0": 3, "y1": 54}, {"line": {"color": "RoyalBlue"}, "type": "rect", "x0": 44, "x1": 2, "y0": 8, "y1": 45}, {"line": {"color": "RoyalBlue"}, "type": "rect", "x0": 45, "x1": 5, "y0": 3, "y1": 45}, {"line": {"color": "RoyalBlue"}, "type": "rect", "x0": 45, "x1": 0, "y0": 9, "y1": 46}, {"line": {"color": "RoyalBlue"}, "type": "rect", "x0": 55, "x1": 0, "y0": 3, "y1": 58}, {"line": {"color": "RoyalBlue"}, "type": "rect", "x0": 55, "x1": 6, "y0": 8, "y1": 58}, {"line": {"color": "RoyalBlue"}, "type": "rect", "x0": 55, "x1": 3, "y0": 3, "y1": 58}, {"line": {"color": "RoyalBlue"}, "type": "rect", "x0": 55, "x1": 3, "y0": 8, "y1": 55}, {"line": {"color": "RoyalBlue"}, "type": "rect", "x0": 55, "x1": 2, "y0": 3, "y1": 58}, {"line": {"color": "RoyalBlue"}, "type": "rect", "x0": 55, "x1": 1, "y0": 3, "y1": 58}, {"line": {"color": "RoyalBlue"}, "type": "rect", "x0": 55, "x1": 4, "y0": 3, "y1": 58}, {"line": {"color": "RoyalBlue"}, "type": "rect", "x0": 55, "x1": 0, "y0": 6, "y1": 58}, {"line": {"color": "RoyalBlue"}, "type": "rect", "x0": 55, "x1": 6, "y0": 3, "y1": 58}, {"line": {"color": "RoyalBlue"}, "type": "rect", "x0": 55, "x1": 5, "y0": 3, "y1": 58}, {"line": {"color": "RoyalBlue"}, "type": "rect", "x0": 55, "x1": 2, "y0": 9, "y1": 58}, {"line": {"color": "RoyalBlue"}, "type": "rect", "x0": 48, "x1": 0, "y0": 9, "y1": 51}, {"line": {"color": "RoyalBlue"}, "type": "rect", "x0": 55, "x1": 0, "y0": 9, "y1": 57}, {"line": {"color": "RoyalBlue"}, "type": "rect", "x0": 58, "x1": 1, "y0": 9, "y1": 58}]}}
